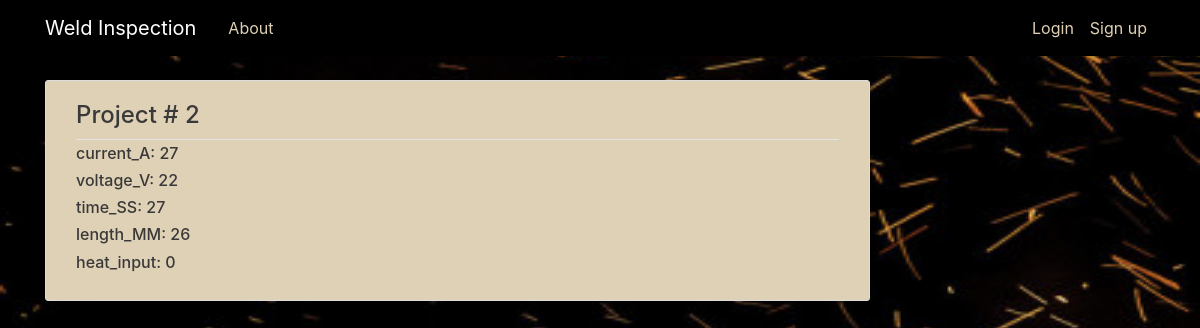
The page /new/heat/2/ on the database as committed earlier.
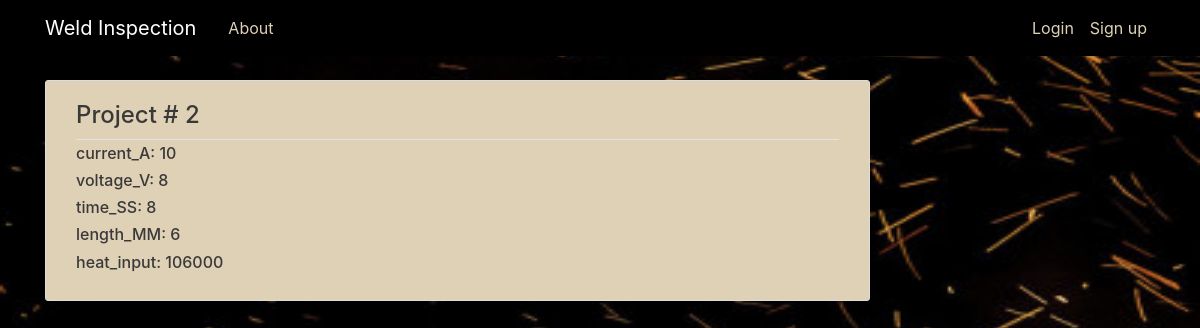
The same page on the database as committed later.
### inspection/models.py (models this page shows, shortened)
class heat_calc(models.Model):
    current_A=models.IntegerField(default=0,blank=True)
    voltage_V=models.IntegerField(default=0,blank=True)
    time_SS=models.IntegerField(default=0,blank=True)
    length_MM=models.IntegerField(default=0,blank=True)
    heat_input=models.IntegerField(default=0,blank=True)
    heat_calc_id=models.OneToOneField(project,on_delete=models.CASCADE,primary_key=True)

class project(models.Model):
    project_number=models.IntegerField(primary_key=True)
    report_number=models.IntegerField(unique=True)
    data_perform=models.DateTimeField(default=datetime.now())
    project_user_name=models.ForeignKey(User,on_delete=models.CASCADE)
    def __str__(self):
        return str(self.project_number)

### inspection/views.py (the view)
# urls.py: path('new/heat/<int:pk>/',HeatDetailView.as_view(),name='heat-detail'),
class HeatDetailView(DetailView):
    model = heat_calc
    template_name='inspection/heat_calc_detail.html'

### inspection/templates/inspection/heat_calc_detail.html
{% extends "inspection/base.html" %}
{% block content %}
  <article class="media content-section">
    <div class="media-body">
      <div class="article-metadata">
        <h4>Project # {{ object.heat_calc_id}}</h4>
      </div>
      <h6 class="article-title">current_A: {{ object.current_A}}</h6>
      <h6 class="article-content">voltage_V: {{ object.voltage_V }}</h6>
      <h6 class="article-content">time_SS: {{ object.time_SS }}</h6>
      <h6 class="article-content">length_MM: {{ object.length_MM }}</h6>
      <h6 class="article-content">heat_input: {{ object.heat_input }}</h6>
    </div>
  </article>
{% endblock content %}

Rows that differ between the two databases and show on the page:
changed heat_calc id 2: current_A "27" → "10"; voltage_V "22" → "8"; time_SS "27" → "8"; length_MM "26" → "6"; heat_input "0" → "106000"
